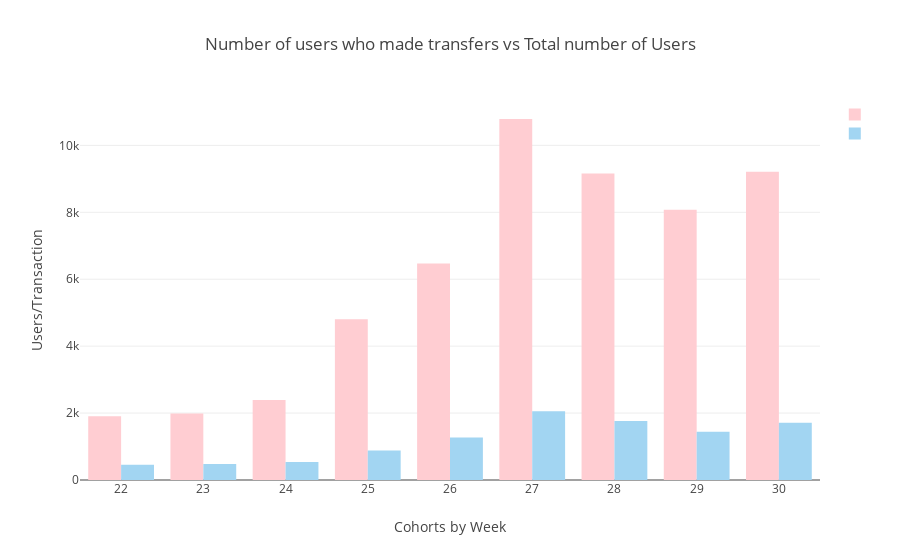

Source (notebook cell):
### Code cell
#g = sns.pairplot(total_share, size=3,vars=["cohorts", "no_of_users"])

#sns.jointplot(x="cohorts", y="no_of_users", data=total_share);

#sns.pairplot(total_share);

totalusers  = Bar(x=total_share['cohorts'],y=total_share['no_of_users'],name='',marker=dict(color='#ffcdd2'))

totaltrans  = Bar(x=total_share['cohorts'],y=total_share['no_user_trns'],name='',marker=dict(color='#A2D5F2'))

data= [totalusers,totaltrans]

layout = Layout(title="Number of users who made transfers vs Total number of Users",
                xaxis=dict(title='Cohorts by Week'),
                yaxis=dict(title='Users/Transaction'))
fig = Figure(data=data, layout=layout)

plotly.offline.iplot(fig)

### Figure 1 — Plotly figure (JSON) as saved in the notebook; plotly's stock layout.template omitted (floating-point values rounded to 4 significant figures)
{"data": [{"marker": {"color": "#ffcdd2"}, "name": "", "type": "bar", "x": [22, 23, 24, 25, 26, 27, 28, 29, 30], "y": [1902, 1988, 2393, 4807, 6467, 10789, 9162, 8076, 9213]}, {"marker": {"color": "#A2D5F2"}, "name": "", "type": "bar", "x": [22, 23, 24, 25, 26, 27, 28, 29, 30], "y": [459, 481, 537, 878, 1269, 2053, 1761, 1443, 1710]}], "layout": {"title": "Number of users who made transfers vs Total number of Users", "xaxis": {"title": "Cohorts by Week"}, "yaxis": {"title": "Users/Transaction"}}}
